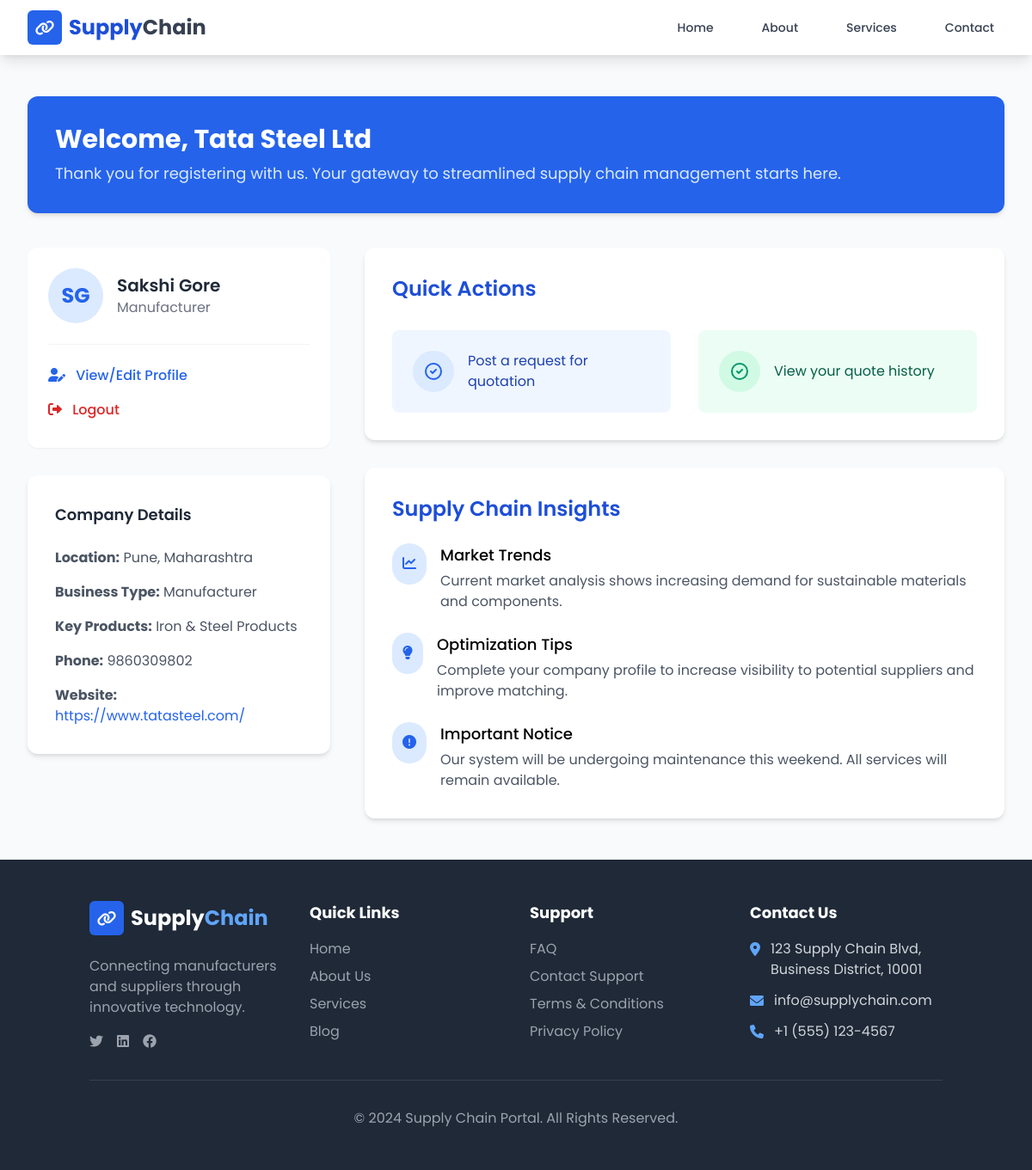
The app's page /manufacturer/dashboard/ (signed in) with its own data.
### manufacturer/models.py (models this page shows, shortened)
class Manufacturer(models.Model):
    user = models.OneToOneField(User, on_delete=models.CASCADE)
    first_name = models.CharField(max_length=100)
    last_name = models.CharField(max_length=100)
    company_name = models.CharField(max_length=200)
    address = models.CharField(max_length=255)
    city = models.CharField(max_length=100)
    state = models.CharField(max_length=100)
    business_type = models.CharField(max_length=100)
    website = models.URLField(blank=True)
    phone_number = models.CharField(max_length=20)
    key_products = models.TextField()

### manufacturer/views.py (the view)
# urls.py: path('dashboard/', views.manufacturer_dashboard, name='manufacturer_dashboard'),
def manufacturer_dashboard(request):
    if not request.user.is_authenticated:
        return redirect('manufacturer_login')
    try:
        manufacturer = Manufacturer.objects.get(user=request.user)
        return render(request, 'manufacturer/dashboard.html', {
            'manufacturer': manufacturer
        })
    except Manufacturer.DoesNotExist:
        return redirect('manufacturer_login')

### manufacturer/templates/manufacturer/dashboard.html (shortened to what this page needs)
<!DOCTYPE html>
<html lang="en">
<head>
    <link href="https://cdnjs.cloudflare.com/ajax/libs/tailwindcss/2.2.19/tailwind.min.css" rel="stylesheet">
    <link href="https://cdnjs.cloudflare.com/ajax/libs/font-awesome/6.0.0-beta3/css/all.min.css" rel="stylesheet">
</head>
<body class="min-h-screen flex flex-col">
    <nav class="bg-white shadow-lg sticky top-0 z-50">
        <div class="max-w-7xl mx-auto px-4 sm:px-6 lg:px-8">
            <div class="flex justify-between items-center h-16">
                <div class="flex items-center space-x-2">
                    <div class="flex items-center justify-center h-10 w-10 rounded-md bg-blue-600 text-white">
                        <i class="fas fa-link text-lg"></i>
                    </div>
                    <h1 class="text-2xl font-bold text-blue-700">Supply<span class="text-gray-700">Chain</span></h1>
                </div>
                <div class="hidden md:flex space-x-8 nav-menu">
                    <a href="{% url 'home' %}" class="text-gray-700 hover:text-blue-600 px-3 py-2 text-sm font-medium">Home</a>
                    <a href="{% url 'services' %}" class="text-gray-700 hover:text-blue-600 px-3 py-2 text-sm font-medium">About</a>
                    <a href="{% url 'services' %}" class="text-gray-700 hover:text-blue-600 px-3 py-2 text-sm font-medium">Services</a>
                    <a href="{% url 'contact' %}" class="text-gray-700 hover:text-blue-600 px-3 py-2 text-sm font-medium">Contact</a>
                </div>
            </div>
        </div>
    </nav>
    <main class="flex-grow py-12 bg-gray-50">
        <div class="max-w-7xl mx-auto px-4 sm:px-6 lg:px-8">
            <div class="mb-10 bg-blue-600 rounded-xl shadow-md p-8 text-white">
                <h1 class="text-3xl font-bold mb-2">Welcome, {{ manufacturer.company_name }}</h1>
                <p class="text-lg text-blue-100">Thank you for registering with us. Your gateway to streamlined supply chain management starts here.</p>
            </div>
            <div class="grid md:grid-cols-3 gap-10">
                <div class="md:col-span-1 space-y-8">
                    <div class="bg-white rounded-xl shadow-sm p-6 dashboard-card">
                        <div class="flex items-center space-x-4 mb-6">
                            <div class="h-16 w-16 rounded-full bg-blue-100 flex items-center justify-center">
                                <span class="text-2xl font-bold text-blue-600">
                                    {{ manufacturer.first_name.0 }}{{ manufacturer.last_name.0 }}
                                </span>
                            </div>
                            <div>
                                <h2 class="text-xl font-semibold text-gray-800">
                                    {{ manufacturer.first_name }} {{ manufacturer.last_name }}
                                </h2>
                                <p class="text-gray-500">{{ manufacturer.business_type }}</p>
                            </div>
                        </div>
                        <div class="border-t border-gray-100 pt-4 mt-4">
                            <a href="{% url 'manufacturer_profile' %}" class="block py-2 text-blue-600 hover:text-blue-700 font-medium">
                                <i class="fas fa-user-edit mr-2"></i> View/Edit Profile
                            </a>
                            <a href="{% url 'logout' %}" class="block py-2 text-red-600 hover:text-red-700 font-medium">
                                <i class="fas fa-sign-out-alt mr-2"></i> Logout
                            </a>
                        </div>
                    </div>
                    <div class="bg-white rounded-xl shadow-md p-8 dashboard-card">
                        <h3 class="text-lg font-semibold text-gray-800 mb-6">Company Details</h3>
                        <div class="space-y-4 text-gray-600">
                            <p><strong>Location:</strong> {{ manufacturer.city }}, {{ manufacturer.state }}</p>
                            <p><strong>Business Type:</strong> {{ manufacturer.business_type }}</p>
                            <p><strong>Key Products:</strong> {{ manufacturer.key_products }}</p>
                            <p><strong>Phone:</strong> {{ manufacturer.phone_number }}</p>
                            {% if manufacturer.website %}
                            <p>
                                <strong>Website:</strong>
                                <a href="{{ manufacturer.website }}" target="_blank" class="text-blue-600 hover:text-blue-800">
                                    {{ manufacturer.website }}
                                </a>
                            </p>
                            {% endif %}
                        </div>
                    </div>
                </div>
                <div class="md:col-span-2 space-y-8">
                    <div class="bg-white rounded-xl shadow-md p-8 dashboard-card">
                        <h2 class="text-2xl font-semibold text-blue-700 mb-8">Quick Actions</h2>
                        <div class="grid sm:grid-cols-2 gap-8">
                            <a href="{% url 'manufacturer_request_quote' %}"
                               class="bg-blue-50 p-6 rounded-lg hover:bg-blue-100 transition flex items-center space-x-4">
                                <div class="bg-blue-100 p-3 rounded-full">
                                    <svg xmlns="http://www.w3.org/2000/svg" class="h-6 w-6 text-blue-600" fill="none" viewBox="0 0 24 24" stroke="currentColor">
                                        <path stroke-linecap="round" stroke-linejoin="round" stroke-width="2" d="M9 12l2 2 4-4m6 2a9 9 0 11-18 0 9 9 0 0118 0z" />
                                    </svg>
                                </div>
                                <span class="text-blue-800">Post a request for quotation</span>
                            </a>
                            <a href="{% url 'manufacturer_quote_history' %}"
                               class="bg-green-50 p-6 rounded-lg hover:bg-green-100 transition flex items-center space-x-4">
                                <div class="bg-green-100 p-3 rounded-full">
                                    <svg xmlns="http://www.w3.org/2000/svg" class="h-6 w-6 text-green-600" fill="none" viewBox="0 0 24 24" stroke="currentColor">
                                        <path stroke-linecap="round" stroke-linejoin="round" stroke-width="2" d="M9 12l2 2 4-4m6 2a9 9 0 11-18 0 9 9 0 0118 0z" />
                                    </svg>
                                </div>
                                <span class="text-green-800">View your quote history</span>
                            </a>
                        </div>
                    </div>
                    <div class="bg-white rounded-xl shadow-md p-8 dashboard-card">
                        <h2 class="text-2xl font-semibold text-blue-700 mb-6">Supply Chain Insights</h2>
                        <div class="space-y-6">
                            <div class="flex items-start space-x-4">
                                <div class="bg-blue-100 p-3 rounded-full">
                                    <i class="fas fa-chart-line text-blue-600"></i>
                                </div>
                                <div>
                                    <h3 class="font-medium text-lg mb-1">Market Trends</h3>
                                    <p class="text-gray-600">Current market analysis shows increasing demand for sustainable materials and components.</p>
                                </div>
                            </div>
                            <div class="flex items-start space-x-4">
                                <div class="bg-blue-100 p-3 rounded-full">
                                    <i class="fas fa-lightbulb text-blue-600"></i>
                                </div>
                                <div>
                                    <h3 class="font-medium text-lg mb-1">Optimization Tips</h3>
                                    <p class="text-gray-600">Complete your company profile to increase visibility to potential suppliers and improve matching.</p>
                                </div>
                            </div>
                            <div class="flex items-start space-x-4">
                                <div class="bg-blue-100 p-3 rounded-full">
                                    <i class="fas fa-exclamation-circle text-blue-600"></i>
                                </div>
                                <div>
                                    <h3 class="font-medium text-lg mb-1">Important Notice</h3>
                                    <p class="text-gray-600">Our system will be undergoing maintenance this weekend. All services will remain available.</p>
                                </div>
                            </div>
                        </div>
                    </div>
                </div>
            </div>
        </div>
    </main>
    <footer class="bg-gray-800 text-gray-300 py-12">
        <div class="container mx-auto px-4">
            <div class="grid md:grid-cols-4 gap-8 mb-8">
                <div>
                    <div class="flex items-center space-x-2 mb-6">
                        <div class="flex items-center justify-center h-10 w-10 rounded-md bg-blue-600 text-white">
                            <i class="fas fa-link text-lg"></i>
                        </div>
                        <h1 class="text-2xl font-bold text-white">Supply<span class="text-blue-400">Chain</span></h1>
                    </div>
                    <p class="text-gray-400 mb-4">Connecting manufacturers and suppliers through innovative technology.</p>
                    <div class="flex space-x-4">
                        <a href="#" class="text-gray-400 hover:text-white transition">
                            <i class="fab fa-twitter"></i>
                        </a>
                        <a href="#" class="text-gray-400 hover:text-white transition">
                            <i class="fab fa-linkedin"></i>
                        </a>
                        <a href="#" class="text-gray-400 hover:text-white transition">
                            <i class="fab fa-facebook"></i>
                        </a>
                    </div>
                </div>
                <div>
                    <h3 class="text-lg font-bold mb-4 text-white">Quick Links</h3>
                    <ul class="space-y-2">
                        <li><a href="{% url 'home' %}" class="text-gray-400 hover:text-blue-400 transition">Home</a></li>
                        <li><a href="{% url 'about' %}" class="text-gray-400 hover:text-blue-400 transition">About Us</a></li>
                        <li><a href="{% url 'services' %}" class="text-gray-400 hover:text-blue-400 transition">Services</a></li>
                        <li><a href="#" class="text-gray-400 hover:text-blue-400 transition">Blog</a></li>
                    </ul>
                </div>
                <div>
                    <h3 class="text-lg font-bold mb-4 text-white">Support</h3>
                    <ul class="space-y-2">
                        <li><a href="{% url 'faq' %}" class="text-gray-400 hover:text-blue-400 transition">FAQ</a></li>
                        <li><a href="{% url 'contact' %}" class="text-gray-400 hover:text-blue-400 transition">Contact Support</a></li>
                        <li><a href="{% url 'terms' %}" class="text-gray-400 hover:text-blue-400 transition">Terms & Conditions</a></li>
                        <li><a href="{% url 'privacy' %}" class="text-gray-400 hover:text-blue-400 transition">Privacy Policy</a></li>
                    </ul>
                </div>
                <div>
                    <h3 class="text-lg font-bold mb-4 text-white">Contact Us</h3>
                    <ul class="space-y-3">
                        <li class="flex items-start">
                            <i class="fas fa-map-marker-alt mt-1 mr-3 text-blue-400"></i>
                            <span>123 Supply Chain Blvd, Business District, 10001</span>
                        </li>
                        <li class="flex items-center">
                            <i class="fas fa-envelope mr-3 text-blue-400"></i>
                            <span>info@supplychain.com</span>
                        </li>
                        <li class="flex items-center">
                            <i class="fas fa-phone mr-3 text-blue-400"></i>
                            <span>+1 (555) 123-4567</span>
                        </li>
                    </ul>
                </div>
            </div>
            <div class="pt-8 mt-8 border-t border-gray-700 text-center text-gray-400">
                <p>© 2024 Supply Chain Portal. All Rights Reserved.</p>
            </div>
        </div>
    </footer>
</body>
</html>

### manufacturer/templates/manufacturer/dashboard.html (style rules this page uses)
body { font-family: 'Poppins', sans-serif; background-color: #f9fafb; }
.dashboard-card { transition: all 0.2s ease; }

### records on screen
Manufacturer: company_name "Tata Steel Ltd", first_name.0 "S", last_name.0 "G", first_name "Sakshi", last_name "Gore", business_type "Manufacturer", city "Pune", state "Maharashtra", key_products "Iron & Steel Products", phone_number "9860309802", website "https://www.tatasteel.com/"
